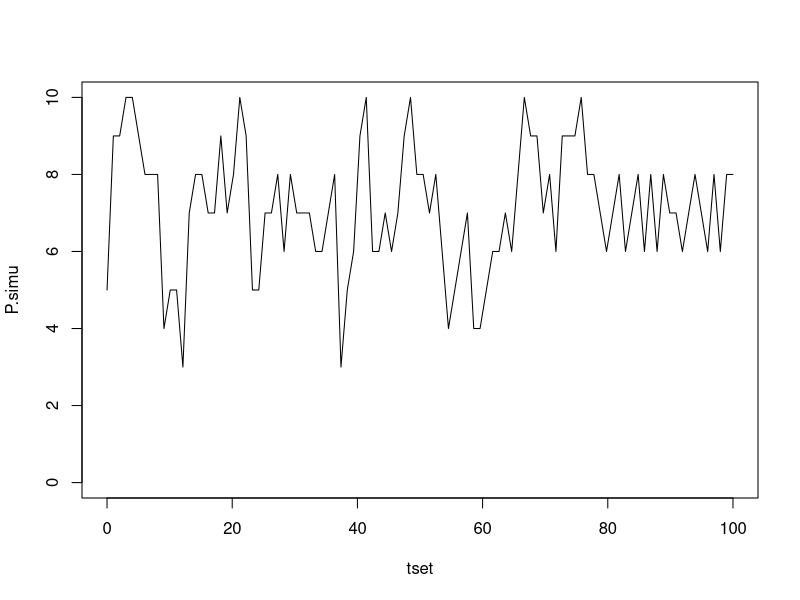
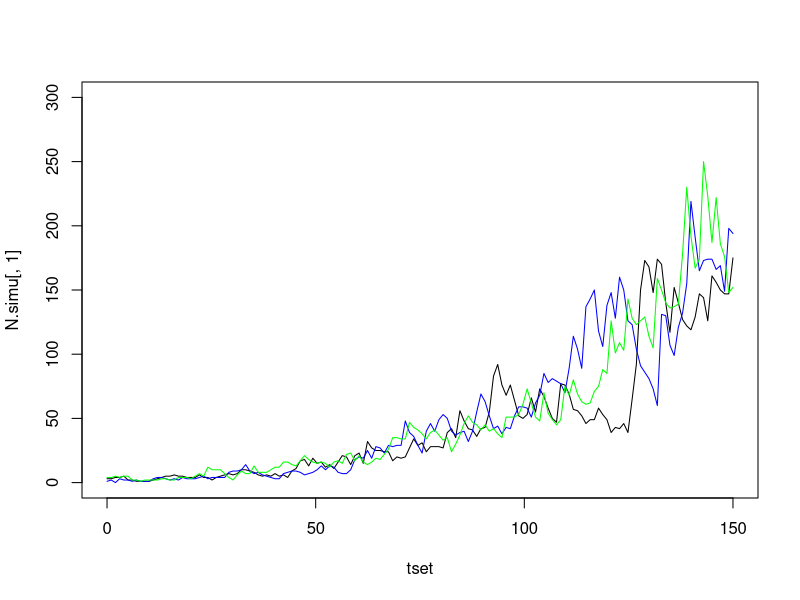
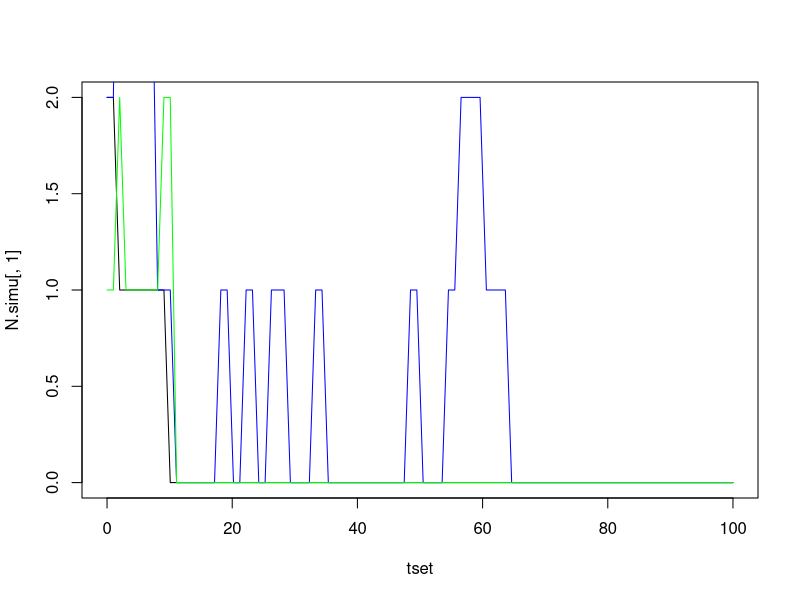

Recreate these plots in R, in order.
## ---- chunk 1
#define parameters
N <- 10#number of patches
P0 <- 5#intial number of occupied patches
m <- 5#mean number of individuals that leave each occupied patch
e <- 0.2 #probability of extinction
pcol <- 0.5#probability that a propagule colonizes a patch

tmax <- 100#length of simulation

#time values to iterate over
tset <- seq(from = 0, to = tmax, length.out = tmax)

#empty vector for number of occupied patches at each time point, start with 5 occupied:
P.simu<-NaN*tset; P.simu[1]<-P0

for(i in 2:length(tset)){
  
 #calculate the number of propagules leaving patches and entering the global pool
	tot_p <- m*P.simu[i-1]
	
	#calculate how these propagules are dispersed
	#make vector of 1s and 0s representing the occupied and unoccupied patches, respectively
	patch_states <- c(rep(1, P.simu[i-1]), rep(0, N-P.simu[i-1]))
	
	rpatch_states <- c(NaN, sample(patch_states, N, replace = FALSE))#randomize the vector of patches (this randomized vector represents the order in which propagules will encounter the patches), also make the first entry NaN for the for loop below
	
	col_patches <- NaN*rpatch_states; col_patches[1] <- 0#empty vector for the number of propagules that colonize each patch, make first element 0 (since after this vector gets filled in, want to calculate the number of nonzero elements, and don't want to consider the first element)
	
	#now fill these patches in with colonizers
	#make empty vector for the number of propagules in the global pool, first element is the total number of propagules that were produced in the past time step (note it is assumed any propagules that didn't colonize at the last time step disappeared rather than remaining in the global pool)
	p_pool <- NaN*rpatch_states; p_pool[1] <- tot_p
	
	 for(j in 2:length(rpatch_states)){#for each patch

	  n_col <- rbinom(1, p_pool[j-1], pcol)#the number of propagules that enter the patch is drawn from a binomial distribution where the number of trials is the size of the propagule pool and the probability of each propagule entering is pcol
	  	  
	  p_pool[j] <- p_pool[j-1] - n_col#update the size of the propagule pool by subtracting the number of propagules that entered the patch
	  	  
	 #determine whether a colonization event happened 
	  col_patches[j] <- n_col*(1-rpatch_states[j])#if rpatch_states[j]=0 (unoccupied), then col_patches[j] is equal to the number of propagules that entered this patch, if rpatch_states[j]=1 (already occupied), then col_patches[j] is equal to 0 (the patch wasn't colonized), if p_col is equal to 0 then col_patches[j] is 0 in either case
	 }
	  
	  coln <-  sum(col_patches != 0) #the number of colonized patches is the number of non-zero entries in col_patches

	#calculate which patches go extinct 
	 #first update the number of occupied patches based on the above calculations:
	  P.temp <- P.simu[i-1] + coln#the number of occupied patches is the number that were occupied in the previous time step plus the number that were colonized
	  #now calculate how many of these go extinct
	ext <- rbinom(1, P.temp, e)
	
	#calculate the change in the number of occupied patches
	P.simu[i] <-  P.temp - ext#the number of occupied patches at the current time point is equal to the number of occupied patches minus the number that went extinct
	
}


## ---- chunk 2

plot(x=tset, y=P.simu, type="l", ylim=c(0, N))

## ---- chunk 3
#define parameters
N <- 10#number of patches
b <- 0.3#per capita probability of birth
e <- 0.2 #probability of extinction
pcol <- 0.25#probability that a propagule colonizes each patch

tmax <- 150#length of simulation

#time values to iterate over
tset <- seq(from = 0, to = tmax, length.out = tmax)

# create a holding matrix for the populations in each patch (each row is a time point, each column is a patch)
N.simu <- matrix(data = NA, 
                  nrow = length(tset), ncol = N)	

# fill initial conditions in the first row: random order of population sizes from 0-5
N.simu[1, ] <- sample(0:5, 10, replace = TRUE)

for(i in 2:length(tset)){
	
   p_made <- sapply(N.simu[i-1, ], function(z) rbinom(1, z, b))  #calculate the number of propagules that are made in each patch at this time point (bionomial dist. where number of trials=pop size and prop of success=probability of birth)
	 p_tot <- sum(p_made) #calculate the total number of propagules made
	 
	 #make holding vector to keep track of the propagule pool
	pool.sim <- NaN*c(1:(N+2)); pool.sim[1:2] <- p_tot
	#holding vector to keep track of the number of colonizers
	col.sim <- NaN*c(1:N)
	
	for(k in 1:N){
	  
	   col.sim[k] <- rbinom(1, pool.sim[k+1], pcol)#the number of colonizers is drawn from a binomial distribution where the number of trials is the size of the propagule pool and the probability of each propagule entering is pcol
	  	  
	  pool.sim[k+2] <- pool.sim[k+1] - col.sim[k]#update the size of the propagule pool by subtracting the number of propagules that entered the patch
	  
	}
	
	#now randomize the vector of colonizers (assume that the propagules encounter patches randomly, instead of always having col.sim[1] go to the first patch and col.sim[2] go to the second, etc.)
	col_rand <- sample(col.sim, N, replace = FALSE)
	 
	 for(j in 1:N){#for each patch
	   
	     col <- col_rand[j]#the number of colonizers in the patch 
	 
	 
	  #calculate the number of deaths in each patch
	  ext <- rbinom(1, N.simu[i-1, j] + col, e)#calculate extinctions after colonization has occurred
	 
	  #calculate the new population size in the patch
  N.simu[i, j] <- N.simu[i-1, j] + col - ext
	 
	 }
	 
}

## ---- chunk 4
plot(x=tset, y=N.simu[ , 1], type="l", ylim=c(0, max(N.simu)))
lines(x=tset, y=N.simu[ , 5], type="l", col="blue")
lines(x=tset, y=N.simu[ , 10], type="l", col="green")
## ---- chunk 5
#make the adjency matrix: simplest case is that propagules from each patch go to only one other patch
adj_mat <- matrix(data = NaN, byrow=TRUE,
                  nrow = N, ncol = N)

for(i in 1:N){
  adj_mat[i, ] <- sample(c(1, rep(0, N-1)), N, replace=FALSE)
}#makes matrix where each row has exactly one 1 and the rest of the entries are 0

adj_mat

## ---- chunk 6

#define parameters
N <- 10#number of patches
b <- 0.5#per capita probability of birth
e <- 0.2 #probability of extinction
pcol <- 0.3#probability that a propagule colonizes each patch

tmax <- 100#length of simulation

#time values to iterate over
tset <- seq(from = 0, to = tmax, length.out = tmax)

# create a holding matrix for the populations in each patch (each row is a time point, each column is a patch)
N.simu <- matrix(data = NA, 
                  nrow = length(tset), ncol = N)	

# fill initial conditions in the first row: random order of population sizes from 0-5
N.simu[1, ] <- sample(0:5, 10, replace = TRUE)


for(i in 2:length(tset)){
	
  #calculate the number of propagules made in each patch
   p_made <- sapply(N.simu[i-1, ], function(z) rbinom(1, z, b))  #calculate the number of propagules that are made in each patch at this time point (bionomial dist. where number of trials=pop size and prop of success=probability of birth)
	 
 #calculate the number of these propagules that will successfully colonize
   p_col <- sapply(p_made, function(z) rbinom(1, z, pcol)) 

   #use the adjency matrix to assign the colonizers to the correct locations 
   p_col.site <-p_col %*% adj_mat
	 
	 for(j in 1:N){#for each patch
	   
	     new_col <- p_col.site[j]#the number of colonizers in the patch 
	 
	  #calculate the number of deaths in each patch
	  ext <- rbinom(1, N.simu[i-1, j] +  new_col, e)#calculate extinctions after colonization has occurred
	 
	  #calculate the new population size in the patch
  N.simu[i, j] <- N.simu[i-1, j] +  new_col - ext
	 
	 }
	 
}


## ---- chunk 7
plot(x=tset, y=N.simu[ , 1], type="l")
lines(x=tset, y=N.simu[ , 5], type="l", col="blue")
lines(x=tset, y=N.simu[ , 10], type="l", col="green")
